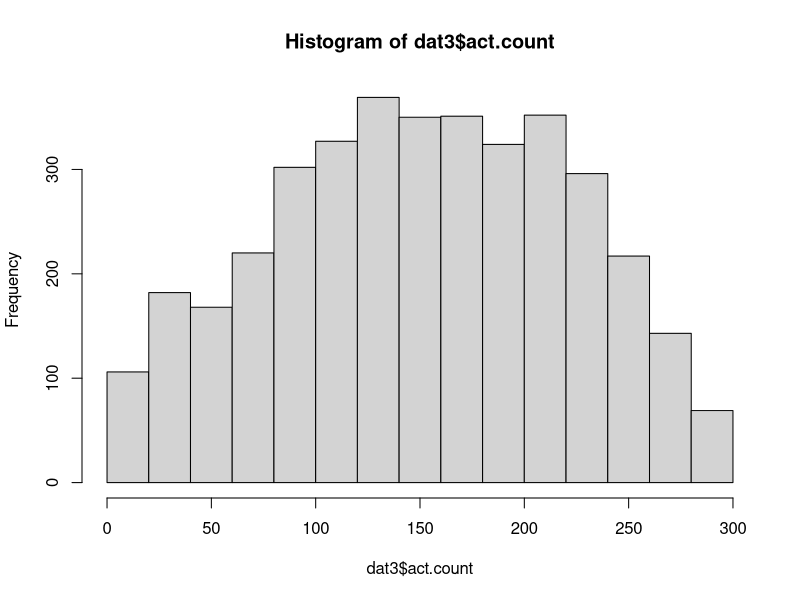
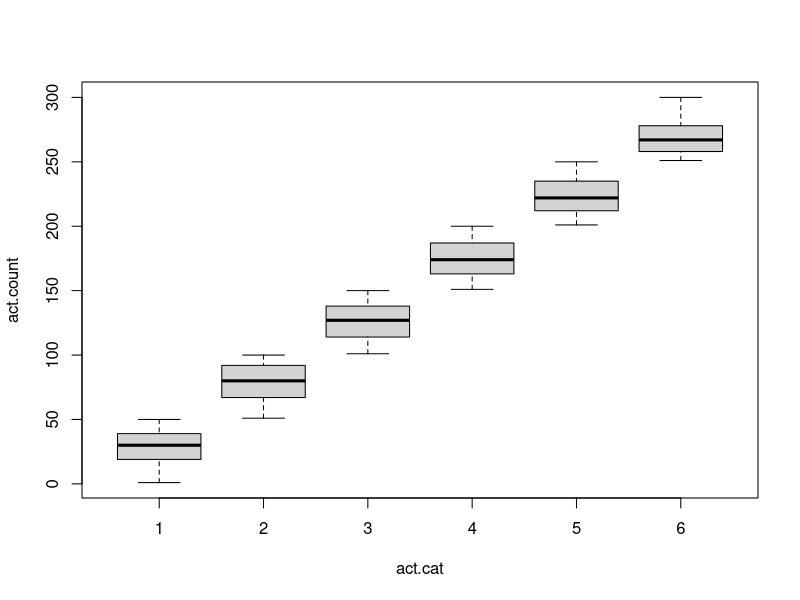
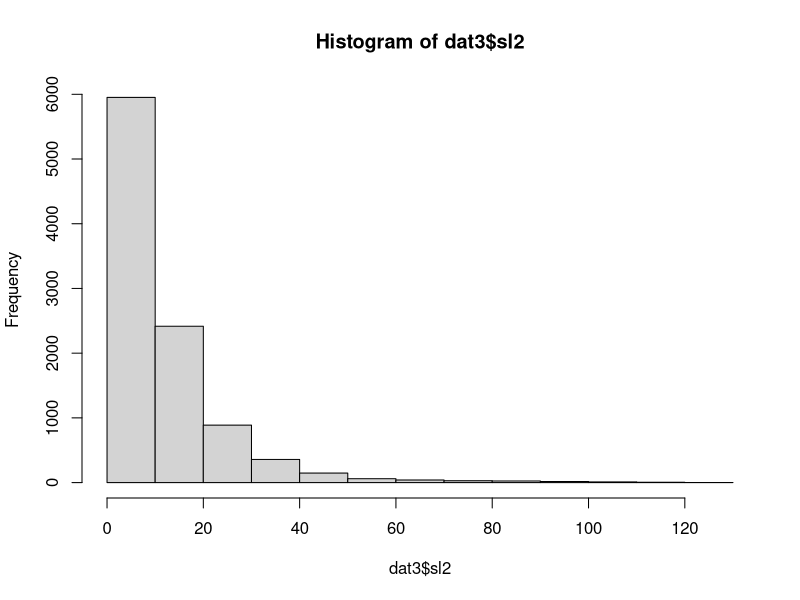
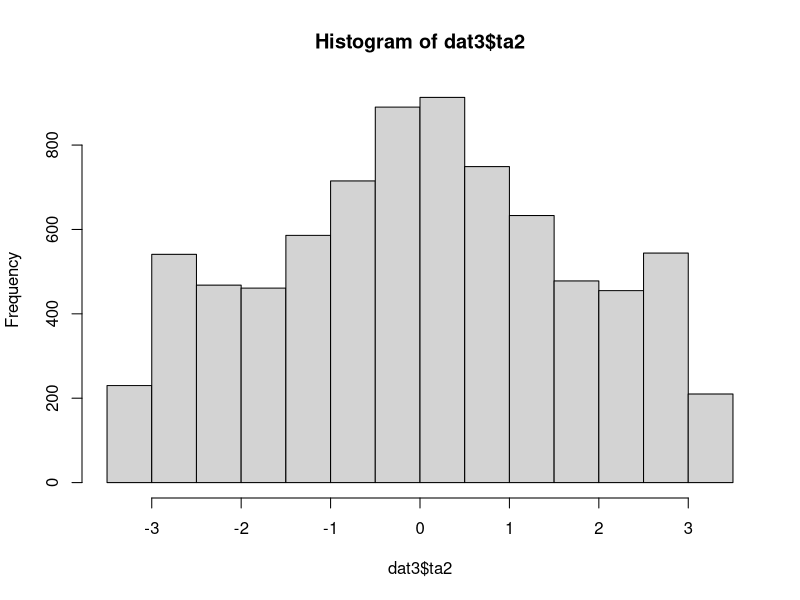
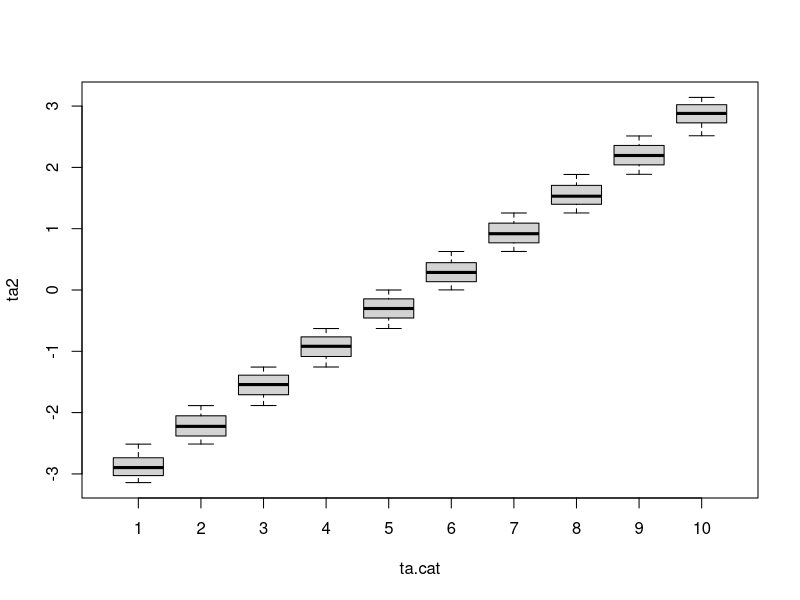

R code for these plots, in order:
# rm(list=ls())
# setwd('U:\\josh cullen\\giant armadillo\\derived data')
dat3=read.csv('GA edited data2.csv',as.is=T)

#discretize act.count
hist(dat3$act.count)
act.brk=seq(from=0,to=300,by=50)
range(dat3$act.count,na.rm=T)
act.brk[length(act.brk)]=300.1
tmp=cut(dat3$act.count,breaks=act.brk)
dat3$act.cat=as.numeric(tmp)
sum(!is.na(dat3$act.count) & is.na(dat3$act.cat))
boxplot(act.count~act.cat,data=dat3)

#discretize SL
hist(dat3$sl2)
mean(dat3$sl2>60)
sl.brk=c(seq(from=0,to=60,by=10),max(dat3$sl2)+1)
dat3$sl.cat=NA
for (i in 2:length(sl.brk)){
  cond=dat3$sl2 >= sl.brk[i-1] & dat3$sl2 < sl.brk[i]
  dat3$sl.cat[cond]=i-1
}
table(dat3$sl.cat)

#discretize TA
hist(dat3$ta2)
range(dat3$ta2,na.rm=T)
ta.brk=seq(from=-pi,to=pi,length.out=11)
ta.brk[length(ta.brk)]=3.142 #to include observation if exactly equal to pi
tmp=cut(dat3$ta2,breaks=ta.brk)
dat3$ta.cat=as.numeric(tmp)
table(dat3$ta.cat)
sum(!is.na(dat3$ta2) & is.na(dat3$ta.cat))
boxplot(ta2~ta.cat,data=dat3)

#export results
# setwd('U:\\josh cullen\\giant armadillo\\derived data')
write.csv(dat3[,c('id','sl.cat','ta.cat','act.cat','northing','easting','date_time')],
          'GA edited data3.csv', row.names=F)
